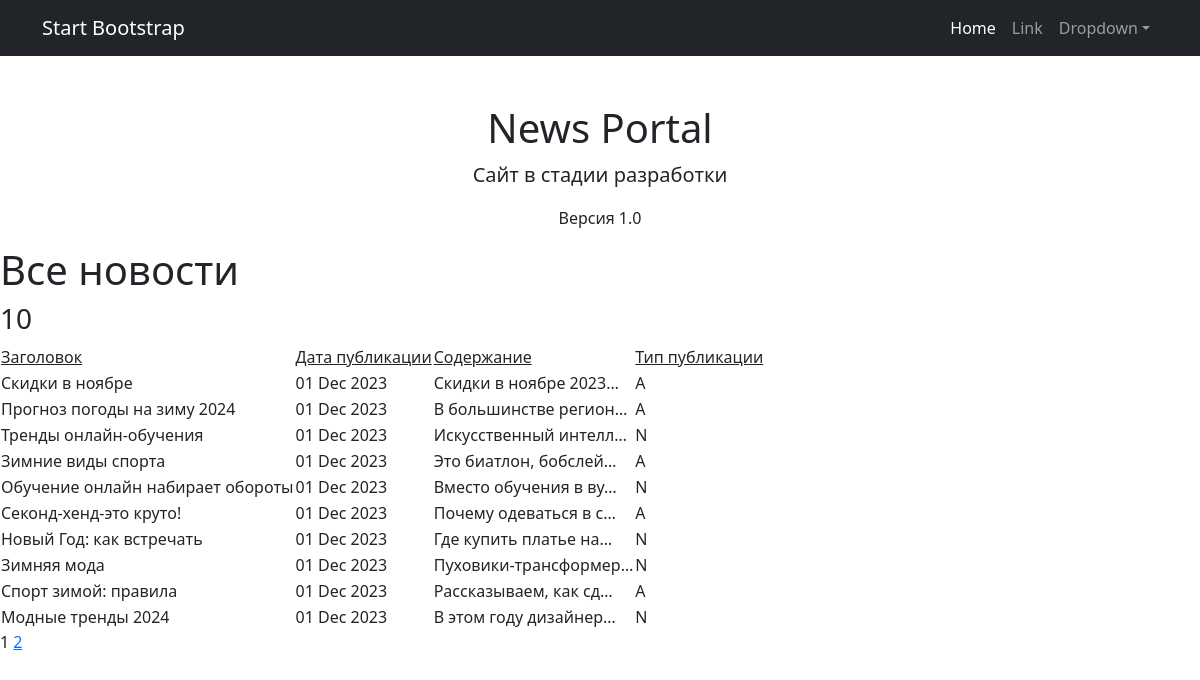
Page /news/ on the committed database.
### news/models.py (models this page shows, shortened)
class Post(models.Model):
    user = models.ForeignKey(Author, on_delete=models.CASCADE, related_name="post")
    A = "article"
    N = "news"
    choices = ((A, "Статья"), (N, "Новость"))
    choice_field = models.CharField(max_length=7, choices=choices, default="news")
    creation_date = models.DateTimeField(auto_now_add=True)
    categories = models.ManyToManyField(Category, through="PostCategory")
    header = models.CharField(max_length=255, default="Default value")
    text = models.TextField()
    rating = models.IntegerField(default=0)

### news/views.py (the view)
# urls.py: path('', PostList.as_view(), name='post_list'),
class PostList(ListView):
    model=Post
    ordering='-creation_date'
    template_name='posts.html'
    context_object_name ='posts'
    paginate_by = 10
    def get_template_names(self):
        if self.request.path =='/news/':
            self.template_name='posts.html'
        elif self.request.path == '/news/search/':
            self.template_name = 'search.html'
        return self.template_name
    def get_queryset(self):
        queryset = super().get_queryset()
        self.filterset = PostFilter(self.request.GET, queryset)
        return self.filterset.qs
    def get_context_data(self, **kwargs):
        context = super().get_context_data(**kwargs)
        context['filterset'] = self.filterset
        return context

### news/templatetags/custom_filters.py (called while the page is built)
@register.filter()
def censor(value):
    if type(value) != str:
        raise ValueError("Фильтр цензурирования применяется только к переменным строкового типа")
    for word in censor_list:
        value = value.replace(word[1:], '*' * len(word[1:]))
    return value

### templates/posts.html (shortened to what this page needs)
{%extends 'default.html'%}
{% load custom_filters %}
{% block content %}
    <h1>Все новости</h1>
    <h3>{{ posts|length}}</h3>
    <table>
        <tr>
            <td><u>Заголовок</u></td>
            <td><u>Дата публикации</u></td>
            <td><u>Содержание</u></td>
            <td><u>Тип публикации</u></td>
        </tr>
        {% for post in posts %}
        <tr>
            <td>{{ post.header|censor  }}</td>
            <td>{{ post.creation_date|date:'d M Y' }}</td>
            <td>{{ post.text|truncatechars:21|censor  }}</td>
            <td>{{ post.get_choice_field_display }}</td>
        </tr>
        {% endfor %}
    </table>
   {{ page_obj.number }}
   {% if page_obj.has_next %}
       <a href="?page={{ page_obj.next_page_number }}">{{ page_obj.next_page_number }}</a>
   {% endif %}
    {% endblock content %}

### templates/default.html (shortened to what this page needs)
<!DOCTYPE html>
<html lang="en">
    <head>
        {% load static %}
        <link href="{% static 'css/styles.css' %}" rel="stylesheet" />
    </head>
    <body>
        <nav class="navbar navbar-expand-lg navbar-dark bg-dark">
            <div class="container">
                <a class="navbar-brand" href="#">Start Bootstrap</a>
                <div class="collapse navbar-collapse" id="navbarSupportedContent">
                    <ul class="navbar-nav ms-auto mb-2 mb-lg-0">
                        <li class="nav-item"><a class="nav-link active" aria-current="page" href="#">Home</a></li>
                        <li class="nav-item"><a class="nav-link" href="#">Link</a></li>
                        <li class="nav-item dropdown">
                            <a class="nav-link dropdown-toggle" id="navbarDropdown" href="#" role="button" data-bs-toggle="dropdown" aria-expanded="false">Dropdown</a>
                        </li>
                    </ul>
                </div>
            </div>
        </nav>
        <div class="container">
            <div class="text-center mt-5">
                <h1>News Portal</h1>
                <p class="lead">Сайт в стадии разработки</p>
                <p>Версия 1.0</p>
            </div>
        </div>
        {% block content %}
        {% endblock content %}
    </body>
</html>

### rows in the picture
Post: header|censor "Скидки в ноябре", creation_date "01 Dec 2023", text|censor "Скидки в ноябре 2023…", choice_field "A"
Post: header|censor "Прогноз погоды на зиму 2024", creation_date "01 Dec 2023", text|censor "В большинстве регион…", choice_field "A"
Post: header|censor "Тренды онлайн-обучения", creation_date "01 Dec 2023", text|censor "Искусственный интелл…", choice_field "N"
Post: header|censor "Зимние виды спорта", creation_date "01 Dec 2023", text|censor "Это биатлон, бобслей…", choice_field "A"
Post: header|censor "Обучение онлайн набирает обороты", creation_date "01 Dec 2023", text|censor "Вместо обучения в ву…", choice_field "N"
Post: header|censor "Секонд-хенд-это круто!", creation_date "01 Dec 2023", text|censor "Почему одеваться в с…", choice_field "A"
Post: header|censor "Новый Год: как встречать", creation_date "01 Dec 2023", text|censor "Где купить платье на…", choice_field "N"
Post: header|censor "Зимняя мода", creation_date "01 Dec 2023", text|censor "Пуховики-трансформер…", choice_field "N"
Post: header|censor "Спорт зимой: правила", creation_date "01 Dec 2023", text|censor "Рассказываем, как сд…", choice_field "A"
Post: header|censor "Модные тренды 2024", creation_date "01 Dec 2023", text|censor "В этом году дизайнер…", choice_field "N"

### other values in the picture
{{ posts|length }} "10"
{{ page_obj.number }} "1"
{{ page_obj.next_page_number }} "2"
